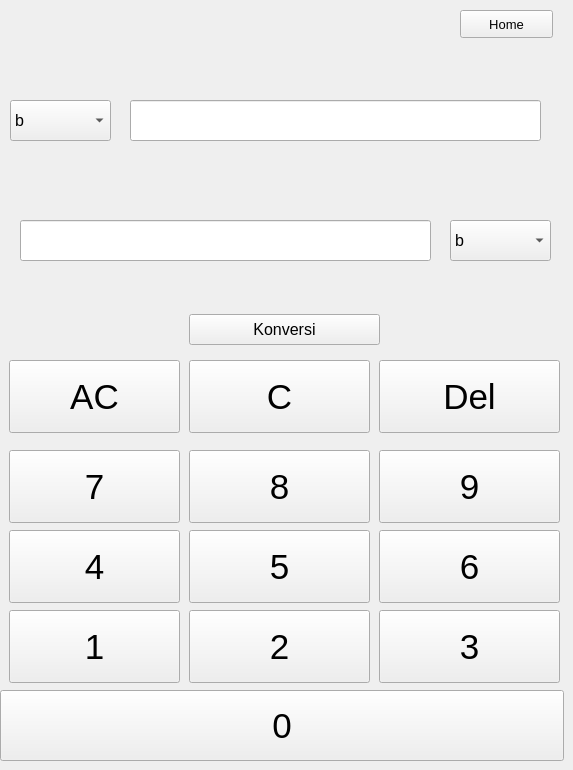
   <widget class="QWidget" name="page_datadigital">
    <widget class="QLineEdit" name="input_lineeditD">
     <property name="geometry">
      <rect>
       <x>130</x>
       <y>100</y>
       <width>411</width>
       <height>41</height>
      </rect>
     </property>
     <property name="font">
      <font>
       <pointsize>16</pointsize>
      </font>
     </property>
     <property name="text">
      <string/>
     </property>
    </widget>
    <widget class="QComboBox" name="input_data_comboboxD">
     <property name="geometry">
      <rect>
       <x>10</x>
       <y>100</y>
       <width>101</width>
       <height>41</height>
      </rect>
     </property>
     <property name="font">
      <font>
       <pointsize>12</pointsize>
      </font>
     </property>
     <item>
      <property name="text">
       <string>b</string>
      </property>
     </item>
     <item>
      <property name="text">
       <string>B</string>
      </property>
     </item>
     <item>
      <property name="text">
       <string>Kib</string>
      </property>
     </item>
     <item>
      <property name="text">
       <string>kb</string>
      </property>
     </item>
     <item>
      <property name="text">
       <string>KiB</string>
      </property>
     </item>
     <item>
      <property name="text">
       <string>kB</string>
      </property>
     </item>
     <item>
      <property name="text">
       <string>Mib</string>
      </property>
     </item>
     <item>
      <property name="text">
       <string>MB</string>
      </property>
     </item>
     <item>
      <property name="text">
       <string>Gib</string>
      </property>
     </item>
     <item>
      <property name="text">
       <string>Gb</string>
      </property>
     </item>
     <item>
      <property name="text">
       <string>GiB</string>
      </property>
     </item>
     <item>
      <property name="text">
       <string>GB</string>
      </property>
     </item>
     <item>
      <property name="text">
       <string>Tib</string>
      </property>
     </item>
     <item>
      <property name="text">
       <string>Tb</string>
      </property>
     </item>
     <item>
      <property name="text">
       <string>TiB</string>
      </property>
     </item>
     <item>
      <property name="text">
       <string>TB</string>
      </property>
     </item>
     <item>
      <property name="text">
       <string>PiB</string>
      </property>
     </item>
     <item>
      <property name="text">
       <string>Pb</string>
      </property>
     </item>
     <item>
      <property name="text">
       <string>PiB</string>
      </property>
     </item>
     <item>
      <property name="text">
       <string>PB</string>
      </property>
     </item>
    </widget>
    <widget class="QLabel" name="label_arrrow_d">
     <property name="geometry">
      <rect>
       <x>270</x>
       <y>160</y>
       <width>31</width>
       <height>41</height>
      </rect>
     </property>
     <property name="text">
      <string>&lt;html&gt;&lt;head/&gt;&lt;body&gt;&lt;p&gt;&lt;img src=&quot;:/newPrefix/New folder/kisspng-arrow-encapsulated-postscript-computer-icons-clip-5ae489cd36ecb1.537060891524926925225.png&quot;/&gt;&lt;/p&gt;&lt;/body&gt;&lt;/html&gt;</string>
     </property>
    </widget>
    <widget class="QLineEdit" name="output_lineeditD">
     <property name="geometry">
      <rect>
       <x>20</x>
       <y>220</y>
       <width>411</width>
       <height>41</height>
      </rect>
     </property>
     <property name="font">
      <font>
       <pointsize>16</pointsize>
      </font>
     </property>
     <property name="text">
      <string/>
     </property>
     <property name="readOnly">
      <bool>true</bool>
     </property>
    </widget>
    <widget class="QPushButton" name="nomorD_8">
     <property name="geometry">
      <rect>
       <x>189</x>
       <y>450</y>
       <width>181</width>
       <height>73</height>
      </rect>
     </property>
     <property name="font">
      <font>
       <pointsize>26</pointsize>
      </font>
     </property>
     <property name="styleSheet">
      <string notr="true">border-outline:none;</string>
     </property>
     <property name="text">
      <string>8</string>
     </property>
    </widget>
    <widget class="QPushButton" name="nomorD_2">
     <property name="geometry">
      <rect>
       <x>189</x>
       <y>610</y>
       <width>181</width>
       <height>73</height>
      </rect>
     </property>
     <property name="font">
      <font>
       <pointsize>26</pointsize>
      </font>
     </property>
     <property name="text">
      <string>2</string>
     </property>
    </widget>
    <widget class="QPushButton" name="cD">
     <property name="geometry">
      <rect>
       <x>189</x>
       <y>360</y>
       <width>181</width>
       <height>73</height>
      </rect>
     </property>
     <property name="font">
      <font>
       <pointsize>26</pointsize>
      </font>
     </property>
     <property name="text">
      <string>C</string>
     </property>
    </widget>
    <widget class="QPushButton" name="nomorD_0">
     <property name="geometry">
      <rect>
       <x>0</x>
       <y>690</y>
       <width>564</width>
       <height>71</height>
      </rect>
     </property>
     <property name="font">
      <font>
       <pointsize>26</pointsize>
      </font>
     </property>
     <property name="text">
      <string>0</string>
     </property>
    </widget>
    <widget class="QPushButton" name="deletD">
     <property name="geometry">
      <rect>
       <x>379</x>
       <y>360</y>
       <width>181</width>
       <height>73</height>
      </rect>
     </property>
     <property name="font">
      <font>
       <pointsize>26</pointsize>
      </font>
     </property>
     <property name="text">
      <string>Del</string>
     </property>
    </widget>
    <widget class="QPushButton" name="nomorD_1">
     <property name="geometry">
      <rect>
       <x>9</x>
       <y>610</y>
       <width>171</width>
       <height>73</height>
      </rect>
     </property>
     <property name="font">
      <font>
       <pointsize>26</pointsize>
      </font>
     </property>
     <property name="text">
      <string>1</string>
     </property>
    </widget>
    <widget class="QPushButton" name="nomorD_3">
     <property name="geometry">
      <rect>
       <x>379</x>
       <y>610</y>
       <width>181</width>
       <height>73</height>
      </rect>
     </property>
     <property name="font">
      <font>
       <pointsize>26</pointsize>
      </font>
     </property>
     <property name="text">
      <string>3</string>
     </property>
    </widget>
    <widget class="QPushButton" name="nomorD_7">
     <property name="geometry">
      <rect>
       <x>9</x>
       <y>450</y>
       <width>171</width>
       <height>73</height>
      </rect>
     </property>
     <property name="font">
      <font>
       <pointsize>26</pointsize>
      </font>
     </property>
     <property name="text">
      <string>7</string>
     </property>
    </widget>
    <widget class="QPushButton" name="nomorD_4">
     <property name="geometry">
      <rect>
       <x>9</x>
       <y>530</y>
       <width>171</width>
       <height>73</height>
      </rect>
     </property>
     <property name="font">
      <font>
       <pointsize>26</pointsize>
      </font>
     </property>
     <property name="text">
      <string>4</string>
     </property>
    </widget>
    <widget class="QPushButton" name="nomorD_5">
     <property name="geometry">
      <rect>
       <x>189</x>
       <y>530</y>
       <width>181</width>
       <height>73</height>
      </rect>
     </property>
     <property name="font">
      <font>
       <pointsize>26</pointsize>
      </font>
     </property>
     <property name="text">
      <string>5</string>
     </property>
    </widget>
    <widget class="QPushButton" name="nomorD_6">
     <property name="geometry">
      <rect>
       <x>379</x>
       <y>530</y>
       <width>181</width>
       <height>73</height>
      </rect>
     </property>
     <property name="font">
      <font>
       <pointsize>26</pointsize>
      </font>
     </property>
     <property name="text">
      <string>6</string>
     </property>
    </widget>
    <widget class="QPushButton" name="nomorD_9">
     <property name="geometry">
      <rect>
       <x>379</x>
       <y>450</y>
       <width>181</width>
       <height>73</height>
      </rect>
     </property>
     <property name="font">
      <font>
       <pointsize>26</pointsize>
      </font>
     </property>
     <property name="text">
      <string>9</string>
     </property>
    </widget>
    <widget class="QPushButton" name="acD">
     <property name="geometry">
      <rect>
       <x>9</x>
       <y>360</y>
       <width>171</width>
       <height>73</height>
      </rect>
     </property>
     <property name="font">
      <font>
       <pointsize>26</pointsize>
      </font>
     </property>
     <property name="text">
      <string>AC</string>
     </property>
    </widget>
    <widget class="QPushButton" name="convert_button_Digital">
     <property name="geometry">
      <rect>
       <x>189</x>
       <y>314</y>
       <width>191</width>
       <height>31</height>
      </rect>
     </property>
     <property name="font">
      <font>
       <pointsize>12</pointsize>
      </font>
     </property>
     <property name="text">
      <string>Konversi</string>
     </property>
    </widget>
    <widget class="QComboBox" name="output_data_comboboxD">
     <property name="geometry">
      <rect>
       <x>450</x>
       <y>220</y>
       <width>101</width>
       <height>41</height>
      </rect>
     </property>
     <property name="font">
      <font>
       <pointsize>12</pointsize>
      </font>
     </property>
     <item>
      <property name="text">
       <string>b</string>
      </property>
     </item>
     <item>
      <property name="text">
       <string>B</string>
      </property>
     </item>
     <item>
      <property name="text">
       <string>Kib</string>
      </property>
     </item>
     <item>
      <property name="text">
       <string>kb</string>
      </property>
     </item>
     <item>
      <property name="text">
       <string>KiB</string>
      </property>
     </item>
     <item>
      <property name="text">
       <string>kB</string>
      </property>
     </item>
     <item>
      <property name="text">
       <string>Mib</string>
      </property>
     </item>
     <item>
      <property name="text">
       <string>MB</string>
      </property>
     </item>
     <item>
      <property name="text">
       <string>Gib</string>
      </property>
     </item>
     <item>
      <property name="text">
       <string>Gb</string>
      </property>
     </item>
     <item>
      <property name="text">
       <string>GiB</string>
      </property>
     </item>
     <item>
      <property name="text">
       <string>GB</string>
      </property>
     </item>
     <item>
      <property name="text">
       <string>Tib</string>
      </property>
     </item>
     <item>
      <property name="text">
       <string>Tb</string>
      </property>
     </item>
     <item>
      <property name="text">
       <string>TiB</string>
      </property>
     </item>
     <item>
      <property name="text">
       <string>TB</string>
      </property>
     </item>
     <item>
      <property name="text">
       <string>PiB</string>
      </property>
     </item>
     <item>
      <property name="text">
       <string>Pb</string>
      </property>
     </item>
     <item>
      <property name="text">
       <string>PiB</string>
      </property>
     </item>
     <item>
      <property name="text">
       <string>PB</string>
      </property>
     </item>
    </widget>
    <widget class="QPushButton" name="tombol_homeD">
     <property name="geometry">
      <rect>
       <x>460</x>
       <y>10</y>
       <width>93</width>
       <height>28</height>
      </rect>
     </property>
     <property name="font">
      <font>
       <pointsize>10</pointsize>
      </font>
     </property>
     <property name="text">
      <string>Home</string>
     </property>
    </widget>
   </widget>
